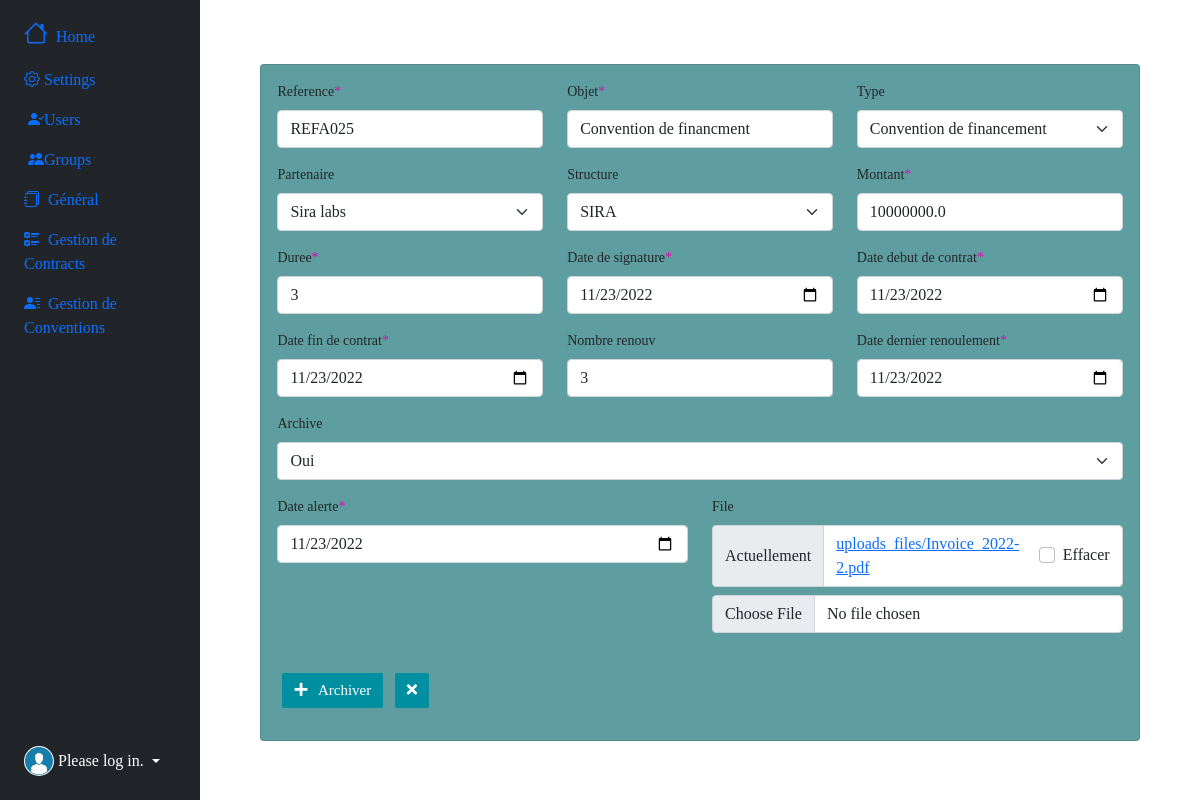
/convention/archive/1, run on the app's committed database.
### gestionconvention/models.py (models this page shows, shortened)
class Convention(models.Model):
    type = models.ForeignKey(TypeConvention, on_delete=models.CASCADE, null=True, blank=True)
    partenaire = models.ForeignKey(Partenaire, on_delete=models.CASCADE, null=True, blank=True)
    structure = models.ForeignKey(Structure, on_delete=models.CASCADE, null=True, blank=True)
    reference = models.CharField(max_length=10)
    objet = models.TextField(null=True, blank=True)
    montant = models.FloatField()
    duree = models.CharField(max_length=10)
    date_signature = models.DateField(null=True, blank=True)
    date_debut = models.DateField()
    date_fin = models.DateField(null=True, blank=True)
    nombre_renouv = models.IntegerField(null=True, blank=True)
    date_renouvel = models.DateField(null=True, blank=True)
    date_alerte = models.DateField(null=True, blank=True)
    file = models.FileField(upload_to='uploads_files/', null=True, blank=True)
    archive =models.BooleanField(default=False, null=True)
    created_at =models.DateField(auto_now_add=True)
    updated_at = models.DateField(auto_now=True)

### gestionconvention/views.py (the view)
# urls.py: path('convention/archive/<int:id>', views.archive, name="archive_conv"),
def archive(request, id):
    convention = Convention.objects.get(id=id)
    if request.method == 'POST':
        form = ConventionForm(request.POST,request.FILES, instance=convention)
        if form.is_valid():
            form.save(id)
            messages.success(request, f"successfully!! {convention.reference} was archived !")
            return redirect('convention')
    else:
        form = ConventionForm(instance=convention)
    return render(request, 'gestionconvention/archive.html', {'form':form})

### gestioncontrat/models.py (called while the page is built)
    def __str__(self):
        return self.nom

    def __str__(self):
        return self.sigle

### gestionconvention/models.py (called while the page is built)
    def __str__(self):
        return self.libelle

### gestionconvention/templates/gestionconvention/archive.html (shortened to what this page needs)
{% extends 'index.html' %}
{% load crispy_forms_tags %}
{% load bootstrap_icons %}
{% block main%}
   <div class="container mt-3" style="width: 95%; font-size: 14px">
      <form method="POST" style="background-color: #5F9EA0;" class="card p-3 mt-5" autocomplete="off" enctype="multipart/form-data">
         <div class="row">
            <div class="col-4">{{form.reference|as_crispy_field}}</div>
            <div class="col-4">{{form.objet|as_crispy_field}}</div>
            <div class="col-4">{{form.type|as_crispy_field}}</div>
         </div>
         <div class="row">
            <div class="col-4">{{form.partenaire|as_crispy_field}}</div>
            <div class="col-4">{{form.structure|as_crispy_field}}</div>
            <div class="col-4">{{form.montant|as_crispy_field}}</div>
         </div>
           <div class="row">
            <div class="col-4">{{form.duree|as_crispy_field}}</div>
            <div class="col-4">{{form.date_signature|as_crispy_field}}</div>
            <div class="col-4">{{form.date_debut|as_crispy_field}}</div>
         </div>
         <div class="row">
            <div class="col-4">{{form.date_fin|as_crispy_field}}</div>
            <div class="col-4">{{form.nombre_renouv|as_crispy_field}}</div>
            <div class="col-4">{{form.date_renouvel|as_crispy_field}}</div>
         </div>
         <div class="row">
            <div class="col-12">{{form.archive|as_crispy_field}}</div>
         </div>
         <div class="row">
            <div class="col-6">{{form.date_alerte|as_crispy_field}}</div>
            <div class="col-6"> {{form.file|as_crispy_field}}</div>
         </div>
         <div class="mt-4" style="width: 100p%;">
            <button style= "font-size: 15px;" type="submit" class="btn btn-success mb-3">
            <i class="fas fa-plus"></i>&nbsp;&nbsp; Archiver
            </button>
            <a style= "font-size: 15px;" href="{% url 'convention' %}" type="button" class="btn btn-outline-danger mb-3 ms-2" style="wdith: 50px;" title="Close">
                  <i class="fas fa-times"></i>
            </a>
         </div>
      </form>
   </div>
{% endblock main%}

### contrat/static/css/index.css (style rules this page uses)
* { padding: 0; margin: 0; box-sizing: border-box; list-style-type: none; text-decoration: none; font-family: "verdana"; }
.btn { background-color: #008ea1; border-radius: 2px; color: #fff; font-size: .3rem; border: none; cursor: pointer; margin-bottom: 1rem; margin-left: 5px; }
.asteriskField { color: rgb(220, 11, 185); }

### data on the page
Convention: reference "REFA025", objet "Convention de financment", type "Convention de financement", partenaire "Sira labs", structure "SIRA", montant "10000000.0", duree "3", date_signature "11/23/2022", date_debut "11/23/2022", date_fin "11/23/2022", nombre_renouv "3", date_renouvel "11/23/2022", archive "Oui", date_alerte "11/23/2022"
